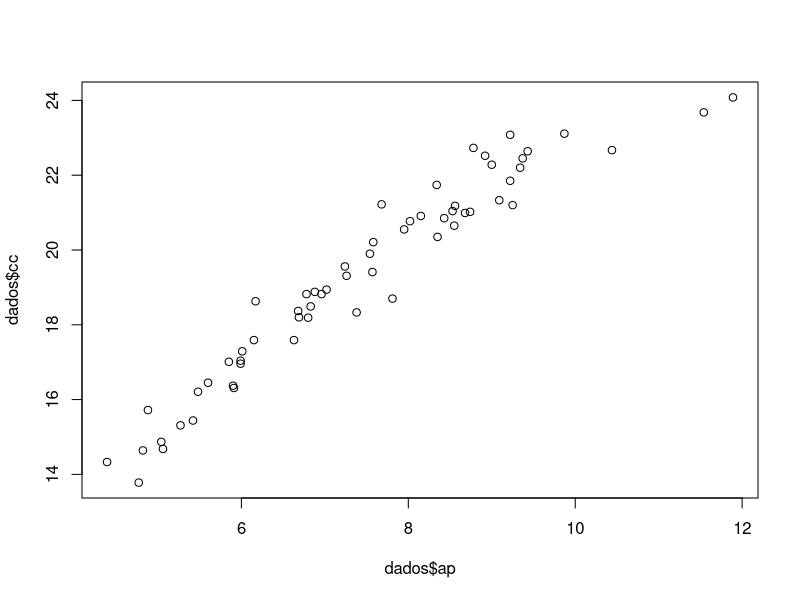
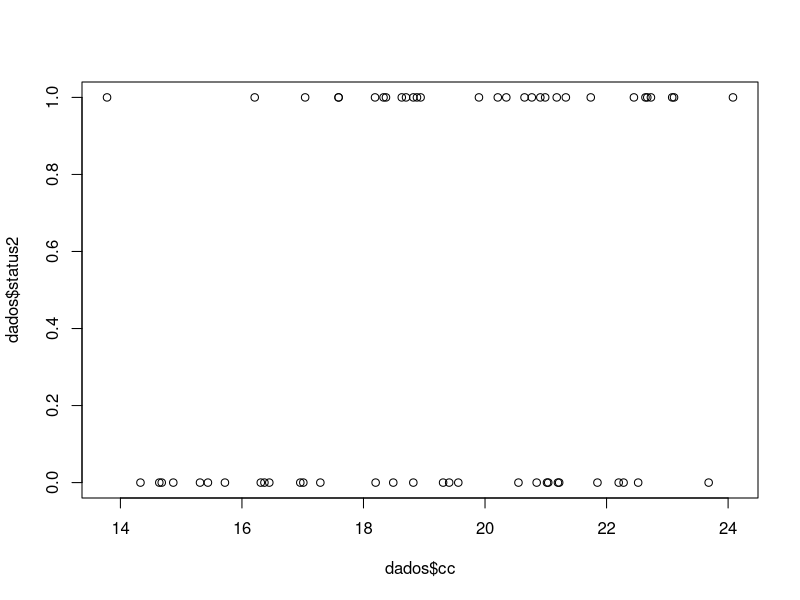
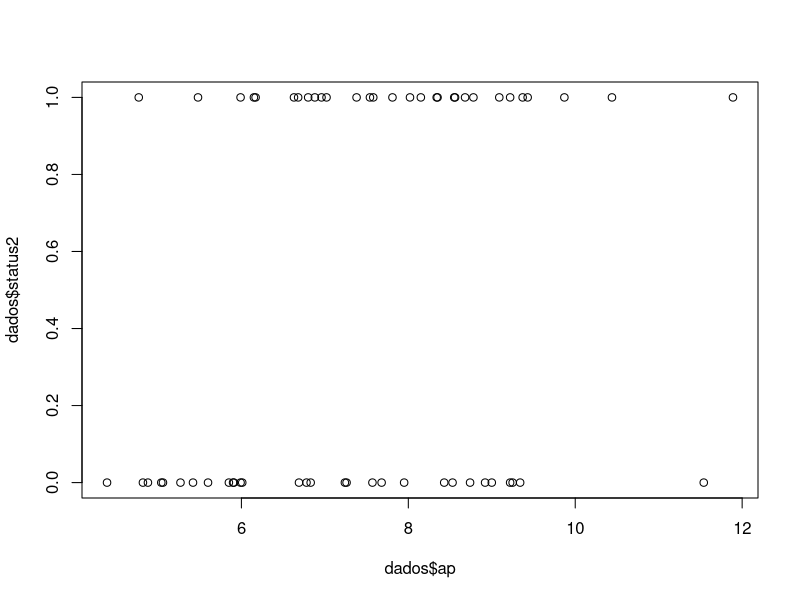
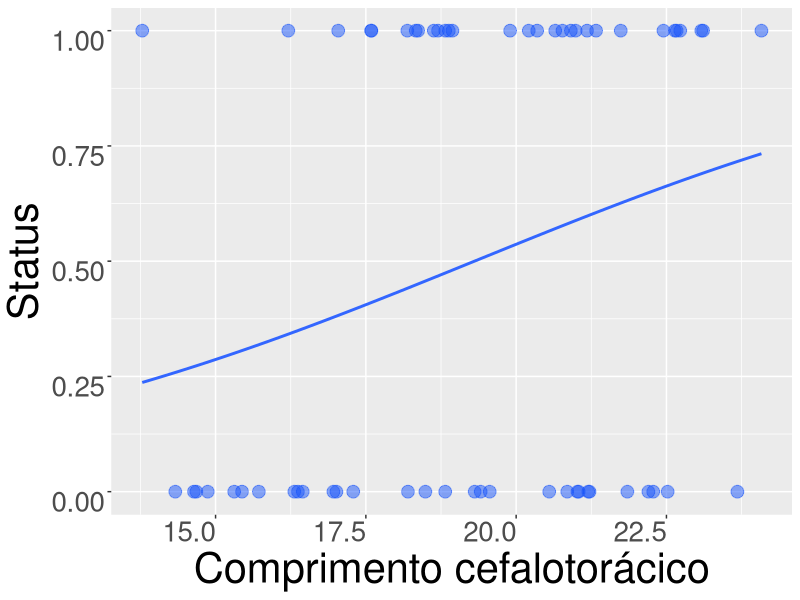

Write the R code that produced these figures, in order. (Note: this script raises an error after producing the figures.)
## ---- chunk 1
knitr::opts_chunk$set(echo = TRUE)
knitr::knit_hooks$set(inline = function(x) {
prettyNum(x, big.mark=",")
})
## ---- chunk 2
setwd(dirname(rstudioapi::getActiveDocumentContext()$path))
## ---- chunk 3
rm(list= ls())

## ---- chunk 4
cat("\014")  

## ---- chunk 5
library(ggplot2)
library(lme4)
## ---- chunk 6
dados<- read.delim("dados.txt", header=T)
dim(dados)
head(dados)
tail(dados)
## ---- chunk 7
dados$status2 <- ifelse(dados$status == "perdedor", 0, 1)
head(dados)
## ---- chunk 8
plot(dados$cc~dados$ap)
plot(dados$status2~dados$cc)
plot(dados$status2~dados$ap)
## ---- chunk 9

p1 = ggplot(dados, aes(x=cc, y=status2)) + 
  geom_point(colour = "#1855FA", size=4, alpha = 0.5) + 
  stat_smooth(method="glm", method.args=list(family="binomial"), se=FALSE) +
  labs(x="Comprimento cefalotorácico", y = "Status") +
  theme(text = element_text(size=20),
        plot.title = element_text(size=40, hjust=0.5),
        axis.text.x = element_text(size = 20, angle=0, hjust=1),
        axis.text.y = element_text(size = 20, angle=0, vjust=1),
        axis.title.x = element_text(size = 30, angle=0),
        axis.title.y = element_text(size = 30, angle=90))
p1
## ---- chunk 10
png(filename= "figuras/p1.png", res= 300, height= 2000, width= 3000)
p1
dev.off()
## ---- chunk 11
fit1 = glm(dados$status2~dados$cc, family=binomial)

## ---- chunk 12
summary(fit1)

## ---- chunk 13
res1 = anova(fit1, test="Chisq")
res1
## ---- chunk 14
capture.output(res1, file = "resultados/resultados-cc.txt")

## ---- chunk 15
plot(dados$status2~dados$cc,
     xlab = "Comprimento do corpo",
     ylab = "Status")
curve (exp(fit1$coefficients[[1]]+fit1$coefficients[[2]]*x)/
         (1+exp(fit1$coefficients[[1]]+fit1$coefficients[[2]]*x)),
       add=T)
## ---- chunk 16
png(filename= "figuras/p2.png", res= 300, height= 2000, width= 3000)
p2 = ggplot(dados, aes(x=ap, y=status2)) + 
  geom_point(colour = "#1855FA", size=4, alpha = 0.5) + 
  stat_smooth(method="glm", method.args=list(family="binomial"), se=FALSE) +
  labs(x="Altura da garra", y = "Status") +
  theme(text = element_text(size=20),
        plot.title = element_text(size=40, hjust=0.5),
        axis.text.x = element_text(size = 20, angle=0, hjust=1),
        axis.text.y = element_text(size = 20, angle=0, vjust=1),
        axis.title.x = element_text(size = 30, angle=0),
        axis.title.y = element_text(size = 30, angle=90))
p2
dev.off()
## ---- chunk 17
fit2 = glm(dados$status2~dados$ap, family=binomial)
summary(fit2)
res2 = anova(fit2, test="Chisq")
res2
capture.output(res2, file = "resultados/resultados-ap.txt")

## ---- chunk 18
plot(dados$status2~dados$ap,
     xlab = "Comprimento do corpo",
     ylab = "Status")
curve (exp(fit2$coefficients[[1]]+fit2$coefficients[[2]]*x)/
         (1+exp(fit2$coefficients[[1]]+fit2$coefficients[[2]]*x)),
       add=T)
## ---- chunk 19
fit3 = glm(dados$status2~dados$ap+dados$cc, family=binomial)
summary(fit3)
res3 = anova(fit3, test="Chisq")
res3
capture.output(res3, file = "resultados/resultados-ap-cc.txt")
## ---- chunk 20
fit4 = glmer(status2 ~ ap + cc + (1|dupla), family=binomial, data=dados)
summary(fit4)
res4 = anova(fit4, test="Chisq")
res4
capture.output(res4, file = "resultados/resultados-ap-cc-dupla.txt")
isSingular(fit4, tol = 1e-05)
## ---- chunk 21
fit5 = lm(cc ~ ap, data=dados) 
summary(fit5)
fit5.res = resid(fit5)
## ---- chunk 22
png(filename= "figuras/p5.png", res= 300, height= 3000, width= 3000)
p5 = ggplot(dados, aes(x=cc, y=ap), CI = F) +
  geom_smooth(method=lm, colour = "#1855FA") +
  geom_point(colour = "#1855FA", size=4, alpha = 0.5) +
  geom_ribbon(stat='smooth', method = "lm", se=TRUE, alpha=0.1, 
              fill = "#1855FA") +
  ggtitle("") +
  labs(x="Comprimento do corpo", y = "Altura da garra") +
  theme(text = element_text(size=20),
        plot.title = element_text(size=40, hjust=0.5),
        axis.text.x = element_text(size = 20, angle=0, hjust=1),
        axis.text.y = element_text(size = 20, angle=0, vjust=1),
        axis.title.x = element_text(size = 30, angle=0),
        axis.title.y = element_text(size = 30, angle=90))
p5
dev.off()
## ---- chunk 23
p6 = png(filename= "figuras/p6.png", res= 300, height= 2000, width= 3000)
ggplot(dados, aes(x=fit5.res, y=status2)) + 
  geom_point(colour = "#1855FA", size=4, alpha = 0.5) + 
  stat_smooth(method="glm", method.args=list(family="binomial"), se=FALSE) +
  labs(x="Residuos corpo-garra", y = "Status") +
  theme(text = element_text(size=20),
        plot.title = element_text(size=40, hjust=0.5),
        axis.text.x = element_text(size = 20, angle=0, hjust=1),
        axis.text.y = element_text(size = 20, angle=0, vjust=1),
        axis.title.x = element_text(size = 30, angle=0),
        axis.title.y = element_text(size = 30, angle=90))
p6
dev.off()
## ---- chunk 24
fit6 = glmer(status2 ~ fit5.res + (1|dupla), family=binomial, data=dados)
summary(fit6)
res6 = anova(fit6, test="Chisq")
res6
capture.output(res6, file = "resultados/resultados-res-dupla.txt")
isSingular(fit6, tol = 1e-05)
